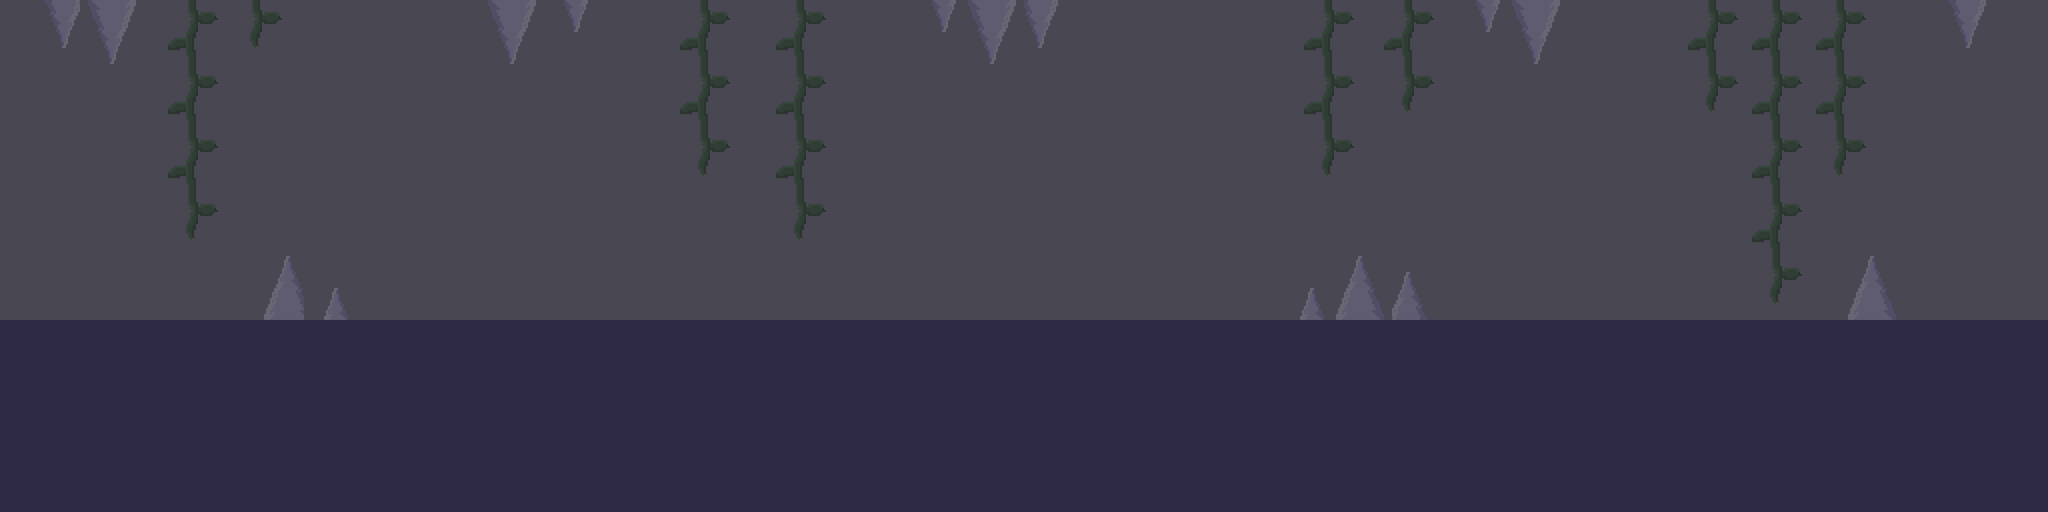

The image is a tile-based game level rendered from a .tmx file. Its description and source (layers, tilesets, objects; grid data summarised) follow:
An orthogonal 128x32 tile map with 32x32 px tiles, 1 tile layer (background).

<map version="1.10" tiledversion="1.10.2" orientation="orthogonal" renderorder="right-down" width="128" height="32" tilewidth="32" tileheight="32" infinite="0" nextlayerid="2" nextobjectid="1">
 <tileset firstgid="1" name="cave_tileset" tilewidth="32" tileheight="32" tilecount="144" columns="12">
  <image source="level2.png" width="384" height="384" />
 </tileset>
 <layer id="1" name="background" width="128" height="32">
  <data>[4096 cells, 4096 non-empty, 96 distinct tile ids]</data>
 </layer>
</map>
